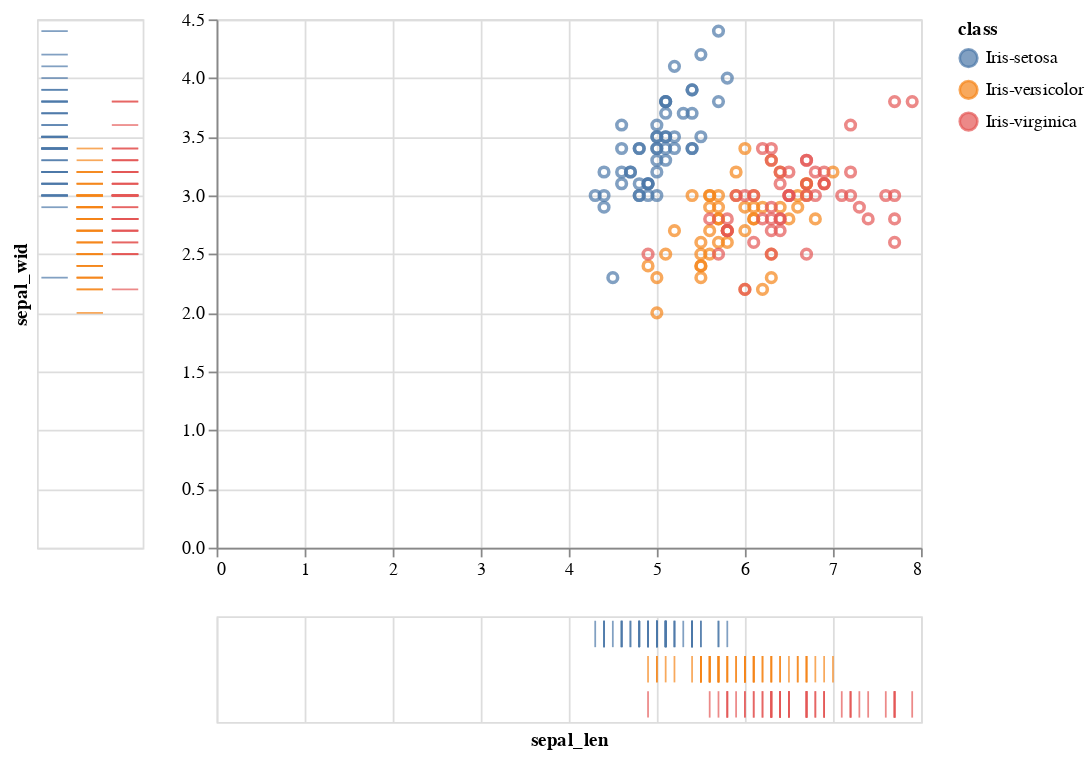

The code cell stored with this chart in its notebook:
### Markdown cell above
## Improvements from Tufte
From page 130 of 'The Visual Display of Quantitative Information', in the 'Theory of Data Graphics' section under 'Redesign of the Scatterplot, Tufte outlines a few recommendations that I think are interesting. Mainly involving removing information to improve the 'data-ink ratio' which is his simple and clever arguement to measurably improve and compare graphics by removing non data ink. I won't re-explain it here, read the dang book its so dang good.
 1. Change the Frame Lines / Axes to Represent a Quartile Plot
 2. Show Distributions and Ticks in Axes
 3. Remove Unused Axes Space
 4. Turn down or off the background grid
 
## Altair Mostly Beat me To it
Altair has a fantastic tutorial also inspired by the book here: https://altair-viz.github.io/gallery/dot_dash_plot.html which we will use as a starting point.

This crosses off #2 of our goals as we can see the data distributions already.

However I'd still like to improve this by simplifying the frame lines.

### Code cell
# Here's Altair's start plot taken directly from https://altair-viz.github.io/gallery/dot_dash_plot.html but popping in our sepal data
# sepal_len', 'sepal_wid', 'petal_wid', 'class

# Configure the options common to all layers
brush = alt.selection(type='interval')
base = alt.Chart(data).add_selection(brush)

# Configure the points
points = base.mark_point().encode(
    x=alt.X('sepal_len', title=''),
    y=alt.Y('sepal_wid', title=''),
    color=alt.condition(brush, 'class', alt.value('grey'))
)

# Configure the ticks
tick_axis = alt.Axis(labels=False, domain=False, ticks=False)

x_ticks = base.mark_tick().encode(
    alt.X('sepal_len', axis=tick_axis),
    alt.Y('class', title='', axis=tick_axis),
    color=alt.condition(brush, 'class', alt.value('lightgrey'))
)

y_ticks = base.mark_tick().encode(
    alt.X('class', title='', axis=tick_axis),
    alt.Y('sepal_wid', axis=tick_axis),
    color=alt.condition(brush, 'class', alt.value('lightgrey'))
)

# Build the chart
y_ticks | (points & x_ticks)

### Figure 1 — Vega-Lite specification as saved in the notebook (floating-point values rounded to 4 significant figures; data arrays with more than 128 entries replaced by an {"elided": "..."} marker saying what was removed)
{"usermeta": {"embedOptions": {"theme": "urbaninstitute"}}, "config": {"view": {"continuousWidth": 400, "continuousHeight": 300}}, "hconcat": [{"mark": "tick", "encoding": {"color": {"condition": {"field": "class", "type": "nominal", "selection": "selector002"}, "value": "lightgrey"}, "x": {"axis": {"domain": false, "labels": false, "ticks": false}, "field": "class", "title": "", "type": "nominal"}, "y": {"axis": {"domain": false, "labels": false, "ticks": false}, "field": "sepal_wid", "type": "quantitative"}}, "selection": {"selector002": {"type": "interval"}}}, {"vconcat": [{"mark": "point", "encoding": {"color": {"condition": {"field": "class", "type": "nominal", "selection": "selector002"}, "value": "grey"}, "x": {"field": "sepal_len", "title": "", "type": "quantitative"}, "y": {"field": "sepal_wid", "title": "", "type": "quantitative"}}, "selection": {"selector002": {"type": "interval"}}}, {"mark": "tick", "encoding": {"color": {"condition": {"field": "class", "type": "nominal", "selection": "selector002"}, "value": "lightgrey"}, "x": {"axis": {"domain": false, "labels": false, "ticks": false}, "field": "sepal_len", "type": "quantitative"}, "y": {"axis": {"domain": false, "labels": false, "ticks": false}, "field": "class", "title": "", "type": "nominal"}}, "selection": {"selector002": {"type": "interval"}}}]}], "data": {"name": "data-a5daf532ab2c54ce7e41ec121f265ace"}, "$schema": "https://vega.github.io/schema/vega-lite/v4.17.0.json", "datasets": {"data-a5daf532ab2c54ce7e41ec121f265ace": {"elided": "150 records"}}}
